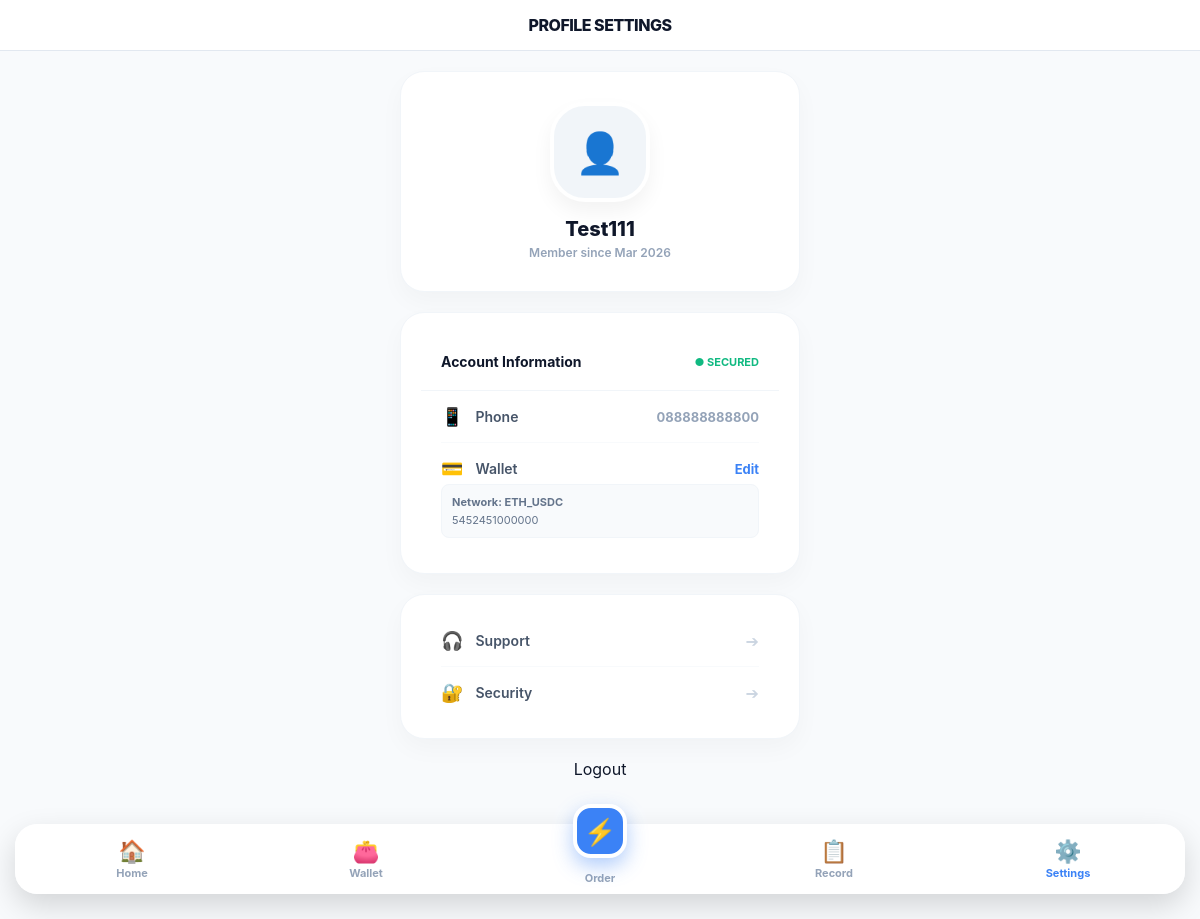
/settings/ (signed in), run on an earlier commit of the app's database.
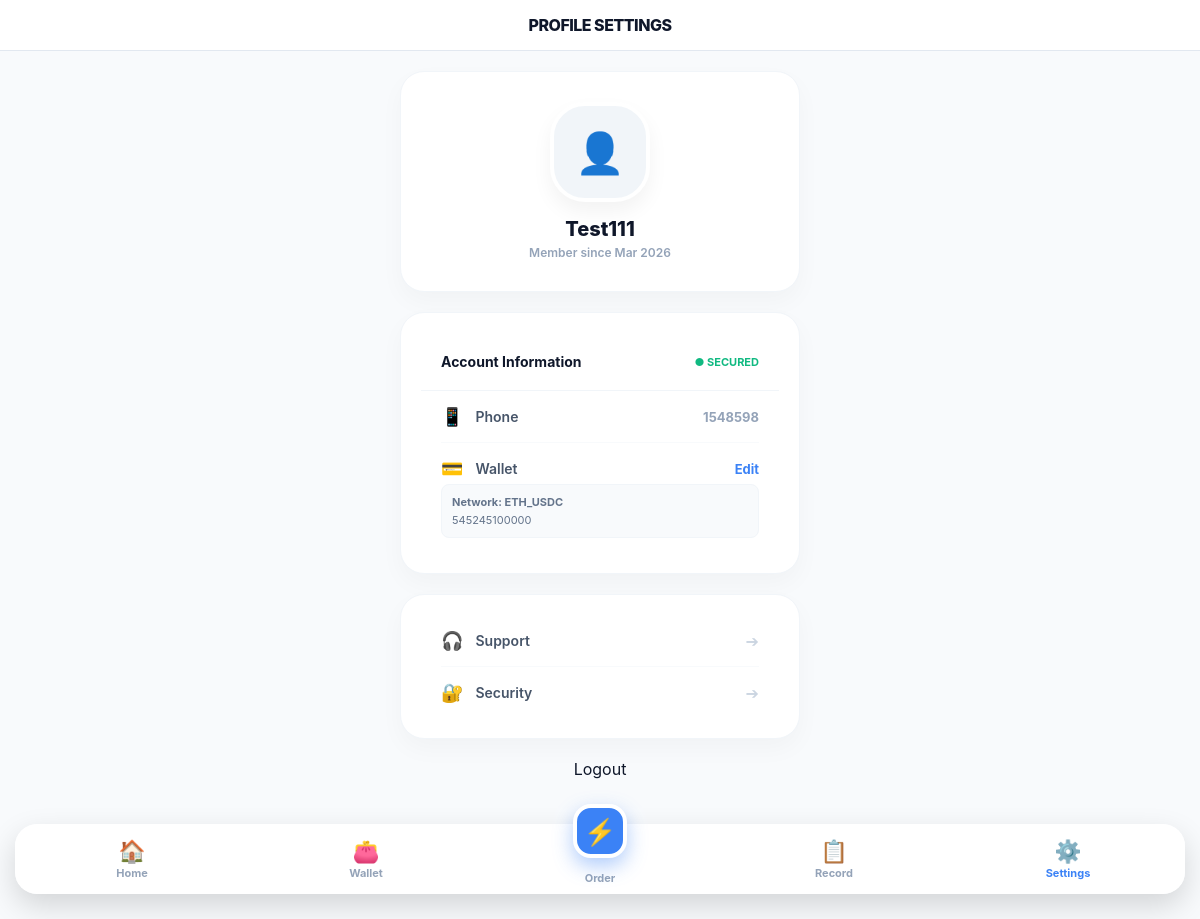
And on a later commit of the database.
### Catalog/models.py (models this page shows, shortened)
class Profile(models.Model):
    user = models.OneToOneField(User, on_delete=models.CASCADE, related_name='profile')
    wallet_address = models.CharField(max_length=255, blank=True, null=True)
    network = models.CharField(max_length=50, default='ETH_USDC')
    balance = models.DecimalField(max_digits=12, decimal_places=2, default=Decimal('0.00'))
    phone_number = models.CharField(max_length=20, blank=True, null=True, unique=True)
    total_earned = models.DecimalField(max_digits=12, decimal_places=2, default=Decimal('0.00'))
    current_progress = models.IntegerField(default=0)
    withdrawal_pin = models.CharField(max_length=6, default="000000")
    created_at = models.DateTimeField(auto_now_add=True)
    updated_at = models.DateTimeField(auto_now=True)

### Catalog/views.py (the view)
# urls.py: path('settings/', views.user_settings, name='user_settings'),
@login_required(login_url='user_login')
def user_settings(request):
    return render(request, 'users/settings.html', {'profile': request.user.profile})

### Catalog/templates/users/settings.html (shortened to what the changed rows need)
{% extends "users/user_main.html" %}
{% block content %}
<div style="width: 100%; max-width: 400px;">
    <div class="dashboard-card" style="padding: 30px 20px; text-align: center; margin-bottom: 20px;">
        <h2 style="margin: 0; color: var(--dark); font-size: 20px; font-weight: 800;">{{ user.username }}</h2>
    </div>
    <div class="dashboard-card" style="margin-bottom: 20px;">
        <div style="padding: 0 20px;">
            <div style="display: flex; align-items: center; justify-content: space-between; padding: 15px 0; border-bottom: 1px solid #f8fafc;">
                <div style="display: flex; align-items: center; gap: 12px;">
                    <span style="font-size: 18px;">📱</span>
                    <span style="font-size: 14px; font-weight: 600; color: #475569;">Phone</span>
                </div>
                <span style="font-size: 13px; color: #94a3b8; font-weight: 700;">{{ profile.phone_number|default:"None" }}</span>
            </div>
            <div style="padding: 15px 0;">
                {% if profile.wallet_address %}
                    <div style="font-size: 11px; color: #64748b; background: #f8fafc; padding: 10px; border-radius: 8px; border: 1px solid #f1f5f9;">
                        <div style="font-weight: 700; margin-bottom: 4px;">Network: {{ profile.network }}</div>
                        <div style="word-break: break-all;">{{ profile.wallet_address }}</div>
                    </div>
                {% else %}
                    <div style="font-size: 11px; color: #ef4444; font-weight: 600;">No address set</div>
                {% endif %}
            </div>
        </div>
    </div>
</div>
{% endblock %}

What changed in the data, as far as the page shows it:
changed Profile "ETH_USDC": phone_number "088888888800" → "1548598"; wallet_address "5452451000000" → "545245100000"
